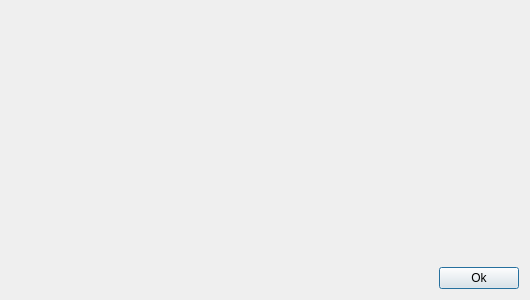
<?xml version="1.0" encoding="UTF-8"?>
<ui version="4.0">
 <class>About</class>
 <widget class="QDialog" name="About">
  <property name="geometry">
   <rect>
    <x>0</x>
    <y>0</y>
    <width>530</width>
    <height>300</height>
   </rect>
  </property>
  <property name="sizePolicy">
   <sizepolicy hsizetype="Fixed" vsizetype="Fixed">
    <horstretch>0</horstretch>
    <verstretch>0</verstretch>
   </sizepolicy>
  </property>
  <property name="minimumSize">
   <size>
    <width>530</width>
    <height>300</height>
   </size>
  </property>
  <property name="windowTitle">
   <string>About</string>
  </property>
  <property name="locale">
   <locale language="English" country="UnitedStates"/>
  </property>
  <layout class="QGridLayout" name="gridLayout_2">
   <item row="0" column="0">
    <layout class="QVBoxLayout" name="verticalLayout">
     <item>
      <widget class="QScrollArea" name="scrollArea">
       <property name="frameShape">
        <enum>QFrame::NoFrame</enum>
       </property>
       <property name="widgetResizable">
        <bool>true</bool>
       </property>
       <widget class="QWidget" name="scrollAreaWidgetContents">
        <property name="geometry">
         <rect>
          <x>0</x>
          <y>0</y>
          <width>516</width>
          <height>244</height>
         </rect>
        </property>
        <layout class="QGridLayout" name="gridLayout"/>
       </widget>
      </widget>
     </item>
     <item>
      <layout class="QHBoxLayout" name="horizontalLayout">
       <item>
        <spacer name="horizontalSpacer">
         <property name="orientation">
          <enum>Qt::Horizontal</enum>
         </property>
         <property name="sizeHint" stdset="0">
          <size>
           <width>395</width>
           <height>20</height>
          </size>
         </property>
        </spacer>
       </item>
       <item>
        <widget class="QPushButton" name="pushButton">
         <property name="text">
          <string>Ok</string>
         </property>
        </widget>
       </item>
      </layout>
     </item>
    </layout>
   </item>
  </layout>
 </widget>
 <resources/>
 <connections>
  <connection>
   <sender>pushButton</sender>
   <signal>clicked()</signal>
   <receiver>About</receiver>
   <slot>close()</slot>
   <hints>
    <hint type="sourcelabel">
     <x>441</x>
     <y>224</y>
    </hint>
    <hint type="destinationlabel">
     <x>396</x>
     <y>225</y>
    </hint>
   </hints>
  </connection>
 </connections>
</ui>
